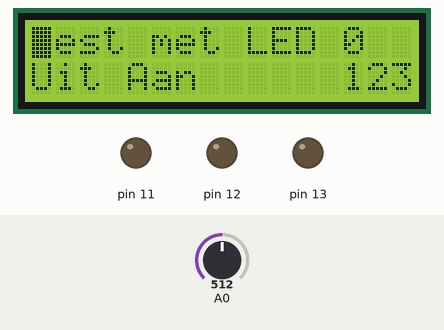
This sketch was run on a simulated Arduino Uno, built with avr-gcc and run on an emulated ATmega328P. Parts: 16×2 character LCD, output pins drawn as LEDs (lit = HIGH). Inputs (shaded band) come from the test bench; at power-on: A0 = 512. What the sketch prints to the serial monitor is not drawn.

Above: at 1.2 s.
1.3 s: A0 set to 397
4.3 s: A0 set to 362
At 5.2 s:
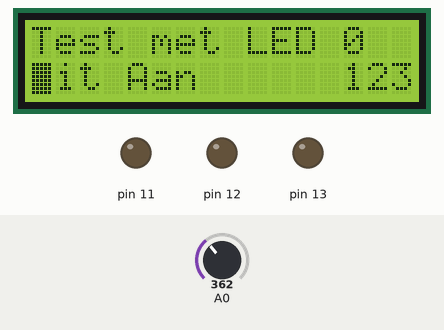
5.9 s: A0 set to 40
At 9.5 s:
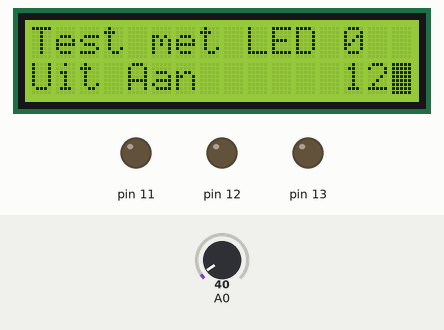
Timing chart, 0 to 11.0 s (numbered marks = the images above; inputs shaded):
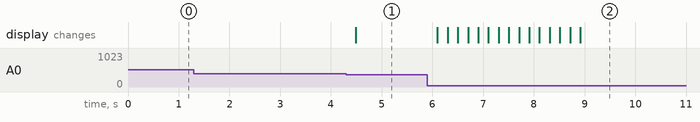

Measured:
- after the input at 1.3 s, every drawn part: stays the same
- after the input at 4.3 s, the display: changes after 0.19 s (image 1)
- after the input at 5.9 s, the display: first changes after 0.20 s (image 2 shows a later state)

The sketch:

POC_LCD_SHIELD.ino
```cpp
//Sample using LiquidCrystal library
#include <LiquidCrystal.h>

/*******************************************************

  This program will test the LCD panel and the buttons

********************************************************/

// select the pins used on the LCD panel
LiquidCrystal lcd(8, 9, 4, 5, 6, 7);

// define some values used by the panel and buttons
int lcd_key     = 0;
int adc_key_in  = 0;
#define btnRIGHT  0
#define btnUP     1
#define btnDOWN   2
#define btnLEFT   3
#define btnSELECT 4
#define btnNONE   5
int positie;
int lijn;
int led;
// read the buttons
int read_LCD_buttons()
{
  adc_key_in = analogRead(0);      // read the value from the sensor
  // my buttons when read are centered at these valies: 0, 144, 329, 504, 741
  // we add approx 50 to those values and check to see if we are close
  if (adc_key_in > 1000) return btnNONE; // We make this the 1st option for speed reasons since it will be the most likely result
  // For V1.1 us this threshold
  /* if (adc_key_in < 50)   return btnRIGHT;
    if (adc_key_in < 250)  return btnUP;
    if (adc_key_in < 450)  return btnDOWN;
    if (adc_key_in < 650)  return btnLEFT;
    if (adc_key_in < 850)  return btnSELECT;
  */
  // For V1.0 comment the other threshold and use the one below:

  if (adc_key_in < 50)   return btnRIGHT;
  if (adc_key_in < 195)  return btnUP;
  if (adc_key_in < 380)  return btnDOWN;
  if (adc_key_in < 555)  return btnLEFT;
  if (adc_key_in < 790)  return btnSELECT;


  return btnNONE;  // when all others fail, return this...
}

void setup()
{

  lcd.begin(16, 2);              // start the library
  lcd.clear();
  lcd.setCursor(0, 0);
  lcd.print("Test met LED");

  lcd.setCursor(15, 1);
  lcd.print("3");
  lcd.setCursor(14, 1);
  lcd.print("2");
  lcd.setCursor(13, 1);
  lcd.print("1");

  lcd.setCursor(4, 1);
  lcd.print("Aan");
  lcd.setCursor(0, 1);
  lcd.print("Uit");

  lcd.blink();
  pinMode(13, OUTPUT);
  digitalWrite(13, LOW);
  pinMode(12, OUTPUT);
  digitalWrite(12, LOW);
  pinMode(11, OUTPUT);
  digitalWrite(11, LOW);
  positie = 0;
  lijn = 0;
  Serial.begin(9600);
}


void loop()
{
  lcd.setCursor(13, 0);
  lcd.print(led);
  lcd.setCursor(positie, lijn);
  Serial.print("LED: ");
  Serial.print(led);
  Serial.print(", Positie: ");
  Serial.print(positie);
  Serial.print(", Lijn: ");
  Serial.println(lijn);

  lcd_key = read_LCD_buttons();  // read the buttons
  switch (lcd_key)               // depending on which button was pushed, we perform an action
  {
    case btnRIGHT:
      {
        positie++;
        if (positie >= 0 && positie <= 15)
        {
          lcd.setCursor(positie, lijn);
        }
        else if (positie > 15)
        {
          positie = 15;
        }
        break;
      }
    case btnLEFT:
      {
        positie = positie - 1;
        if (positie >= 0 && positie <= 15)
        {
          lcd.setCursor(positie, lijn);
        }
        else if (positie < 0)
        {
          positie = 0;
        }
        break;
      }
    case btnUP:
      {
        lijn = 0;
        lcd.setCursor(positie, lijn);
        break;
      }
    case btnDOWN:
      {
        lijn = 1;
        lcd.setCursor(positie, lijn);
        break;
      }
    case btnSELECT:
      {
        if (positie == 4 && lijn == 1)
        {
          if (led == 1)
          {
            digitalWrite(11, HIGH);
          }
          else if (led == 2)
          {
            digitalWrite(12, HIGH);
          }
          if (led == 3)
          {
            digitalWrite(13, HIGH);
          }

        }
        else if (positie == 0 && lijn == 1)
        {
          if (led == 1)
          {
            digitalWrite(11, LOW);
          }
          else if (led == 2)
          {
            digitalWrite(12, LOW);
          }
          if (led == 3)
          {
            digitalWrite(13, LOW);
          }
        }

        else if (positie == 15 && lijn == 1)
        {
          led = 3;
        }
        else if (positie == 14 && lijn == 1)
        {
          led = 2;
        }

        else if (positie == 13 && lijn == 1)
        {
          led = 1;
        }

        break;
      }

    case btnNONE:
      {
        break;
      }
  }
  delay(200);
}
```
